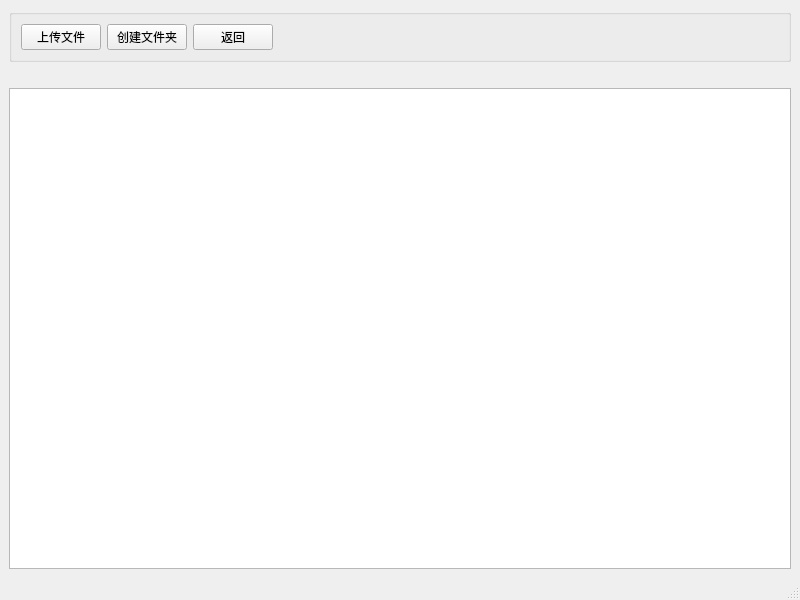
<?xml version="1.0" encoding="UTF-8"?>
<ui version="4.0">
 <class>index</class>
 <widget class="QMainWindow" name="index">
  <property name="geometry">
   <rect>
    <x>0</x>
    <y>0</y>
    <width>800</width>
    <height>600</height>
   </rect>
  </property>
  <property name="windowTitle">
   <string>MainWindow</string>
  </property>
  <widget class="QWidget" name="centralwidget">
   <layout class="QVBoxLayout" name="verticalLayout">
    <item>
     <widget class="QGroupBox" name="groupBox">
      <property name="title">
       <string/>
      </property>
      <layout class="QHBoxLayout" name="horizontalLayout">
       <item>
        <widget class="QPushButton" name="upLoad">
         <property name="text">
          <string>上传文件</string>
         </property>
        </widget>
       </item>
       <item>
        <widget class="QPushButton" name="createdirButton">
         <property name="text">
          <string>创建文件夹</string>
         </property>
        </widget>
       </item>
       <item>
        <widget class="QPushButton" name="backButton">
         <property name="text">
          <string>返回</string>
         </property>
        </widget>
       </item>
       <item>
        <spacer name="horizontalSpacer">
         <property name="orientation">
          <enum>Qt::Orientation::Horizontal</enum>
         </property>
         <property name="sizeHint" stdset="0">
          <size>
           <width>40</width>
           <height>20</height>
          </size>
         </property>
        </spacer>
       </item>
      </layout>
     </widget>
    </item>
    <item>
     <widget class="QLabel" name="pathLabel">
      <property name="text">
       <string>                                                                                          </string>
      </property>
     </widget>
    </item>
    <item>
     <widget class="QTableWidget" name="tableWidget"/>
    </item>
   </layout>
  </widget>
  <widget class="QMenuBar" name="menubar">
   <property name="geometry">
    <rect>
     <x>0</x>
     <y>0</y>
     <width>800</width>
     <height>21</height>
    </rect>
   </property>
  </widget>
  <widget class="QStatusBar" name="statusbar"/>
 </widget>
 <resources/>
 <connections/>
</ui>
